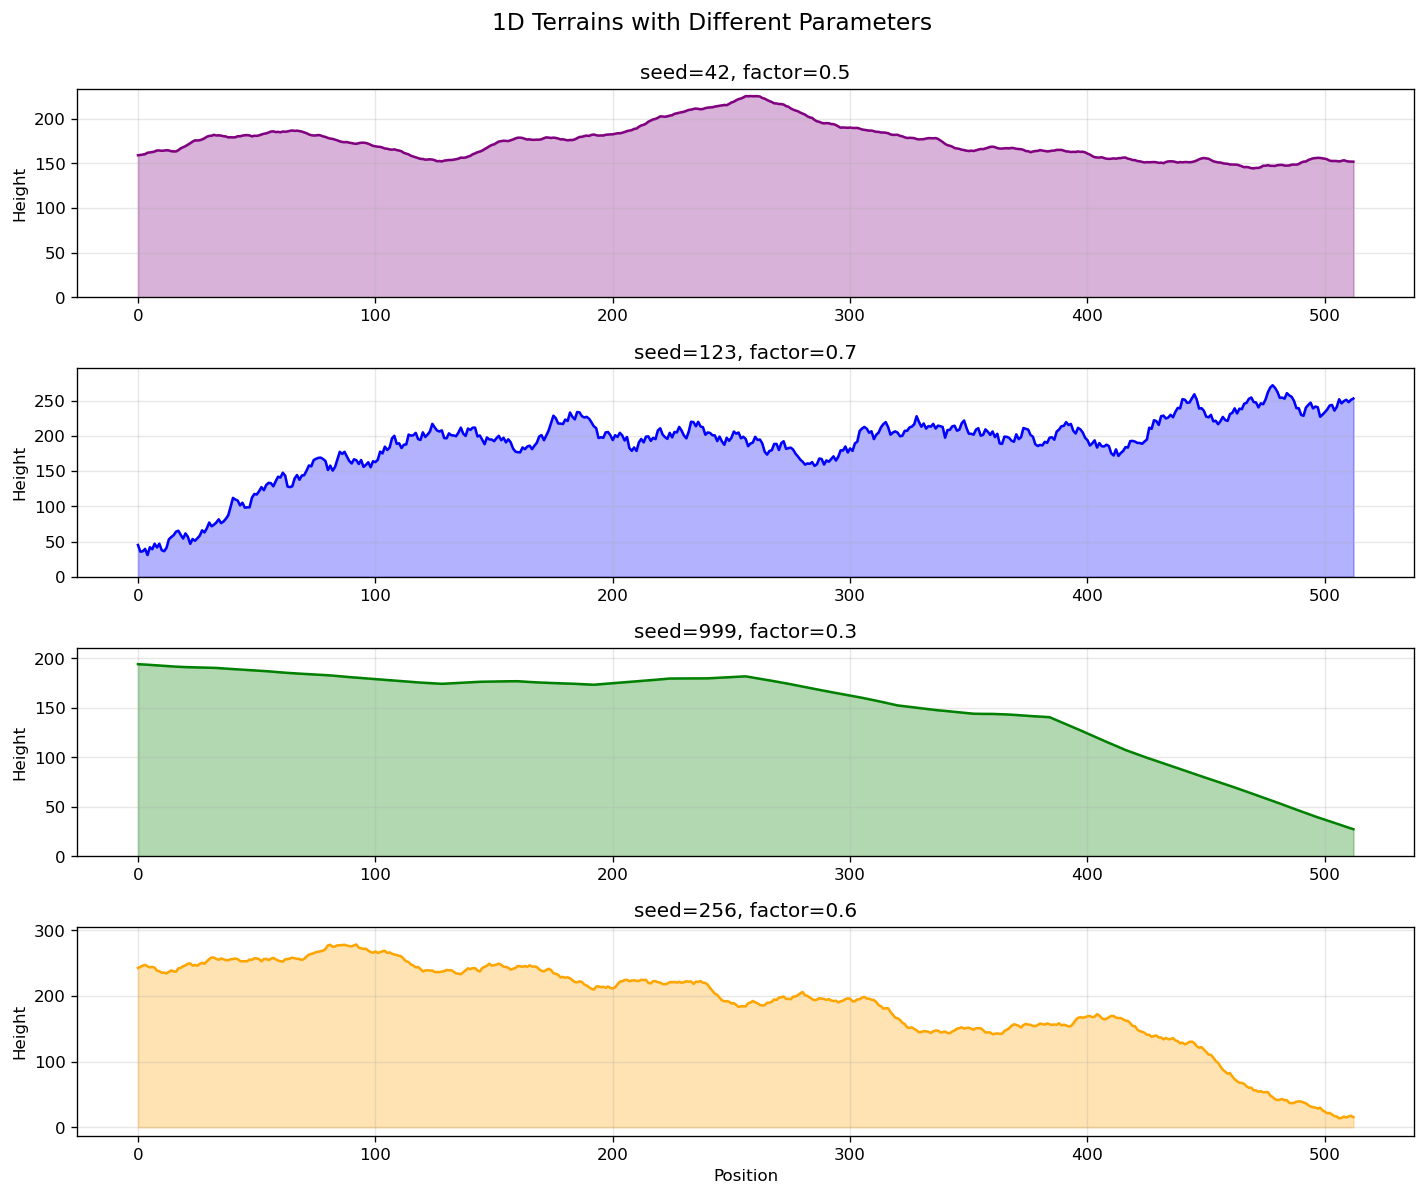

Recreate this plot in Python.
import matplotlib.pyplot as plt
import numpy as np

from generalized_o3_pro import create_space, diamond_square_nd

size = 513
minval = 0
maxval = 255

# Generate multiple 1D landscapes with different parameters
configs = [
	{'seed': 42, 'factor': 0.5, 'title': 'seed=42, factor=0.5', 'color': 'purple'},
	{'seed': 123, 'factor': 0.7, 'title': 'seed=123, factor=0.7', 'color': 'blue'},
	{'seed': 999, 'factor': 0.3, 'title': 'seed=999, factor=0.3', 'color': 'green'},
	{'seed': 256, 'factor': 0.6, 'title': 'seed=256, factor=0.6', 'color': 'orange'},
]

fig, axes = plt.subplots(4, 1, figsize=(12, 10))

for idx, config in enumerate(configs):
	ax = axes[idx]
	space = create_space(1, size, minval, maxval)
	diamond_square_nd(space, stitch_dim=0, factor=config['factor'],
	                  noise_lo=-maxval/2, noise_hi=maxval/2, seed=config['seed'])

	x = np.arange(size)
	ax.plot(x, space, linewidth=1.5, color=config['color'])
	ax.fill_between(x, 0, space, alpha=0.3, color=config['color'])
	ax.set_ylabel('Height')
	ax.set_title(config['title'])
	ax.grid(True, alpha=0.3)
	# Set ylim based on actual data range
	data_min, data_max = space.min(), space.max()
	margin = (data_max - data_min) * 0.1
	ax.set_ylim(min(0, data_min - margin), data_max + margin)

	if idx == len(configs) - 1:
		ax.set_xlabel('Position')

fig.suptitle('1D Terrains with Different Parameters', fontsize=14, y=0.995)
plt.tight_layout()
plt.savefig("onedim_multi.png", dpi=120, bbox_inches='tight')
plt.close()
